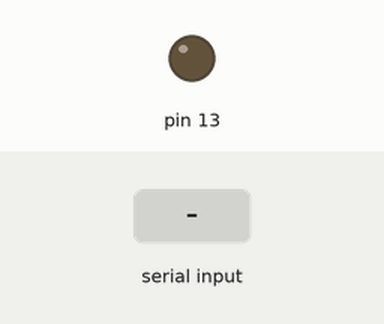
The sketch below on a simulated Arduino Uno, built with avr-gcc and run on an emulated ATmega328P. Parts: output pins drawn as LEDs (lit = HIGH). Inputs (shaded band) come from the test bench.

Above: at 1.2 s.
1.3 s: "H" received over Serial
At 1.8 s:
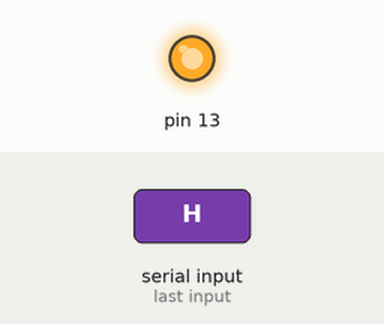
2.8 s: "L" received over Serial
At 4.1 s:
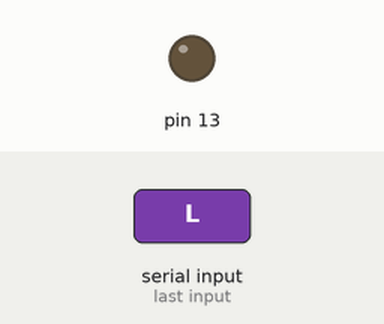
Timing chart, 0 to 5.8 s (numbered marks = the images above; inputs shaded):
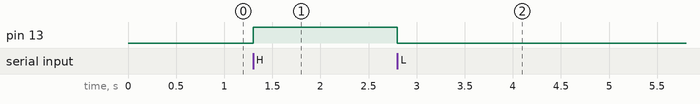

The sketch:

ArduinoSerialRead.ino
```cpp
/*
  This code sample goes with the video https://vimeo.com/XXXX
  created 2014
  by Tom Igoe
*/

void setup() {
  // put your setup code here, to run once:
  Serial.begin(9600);
  pinMode(13, OUTPUT);
}

void loop() {
  // put your main code here, to run repeatedly:
  if (Serial.available()) {
    char input = Serial.read();
    if (input == 'H') {
     digitalWrite(13, HIGH);
    }
    if (input == 'L') {
     digitalWrite(13, LOW);
    }
  }
}
```

Measured:
- after the input at 1.3 s, pin 13: LOW → HIGH at once
- after the input at 2.8 s, pin 13: HIGH → LOW at once
